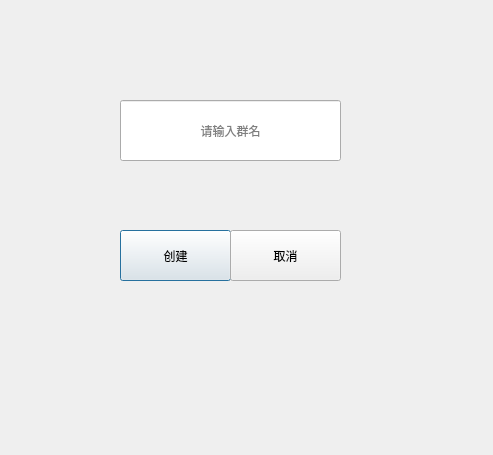
<?xml version="1.0" encoding="UTF-8"?>
<ui version="4.0">
 <class>create_group_pg</class>
 <widget class="QDialog" name="create_group_pg">
  <property name="geometry">
   <rect>
    <x>0</x>
    <y>0</y>
    <width>493</width>
    <height>455</height>
   </rect>
  </property>
  <property name="windowTitle">
   <string>Dialog</string>
  </property>
  <widget class="QLineEdit" name="gropu_name">
   <property name="geometry">
    <rect>
     <x>120</x>
     <y>100</y>
     <width>221</width>
     <height>61</height>
    </rect>
   </property>
   <property name="alignment">
    <set>Qt::AlignCenter</set>
   </property>
   <property name="placeholderText">
    <string>请输入群名</string>
   </property>
  </widget>
  <widget class="QPushButton" name="create_bt">
   <property name="geometry">
    <rect>
     <x>120</x>
     <y>230</y>
     <width>111</width>
     <height>51</height>
    </rect>
   </property>
   <property name="text">
    <string>创建</string>
   </property>
  </widget>
  <widget class="QPushButton" name="cancel_bt">
   <property name="geometry">
    <rect>
     <x>230</x>
     <y>230</y>
     <width>111</width>
     <height>51</height>
    </rect>
   </property>
   <property name="text">
    <string>取消</string>
   </property>
  </widget>
 </widget>
 <resources/>
 <connections/>
</ui>
